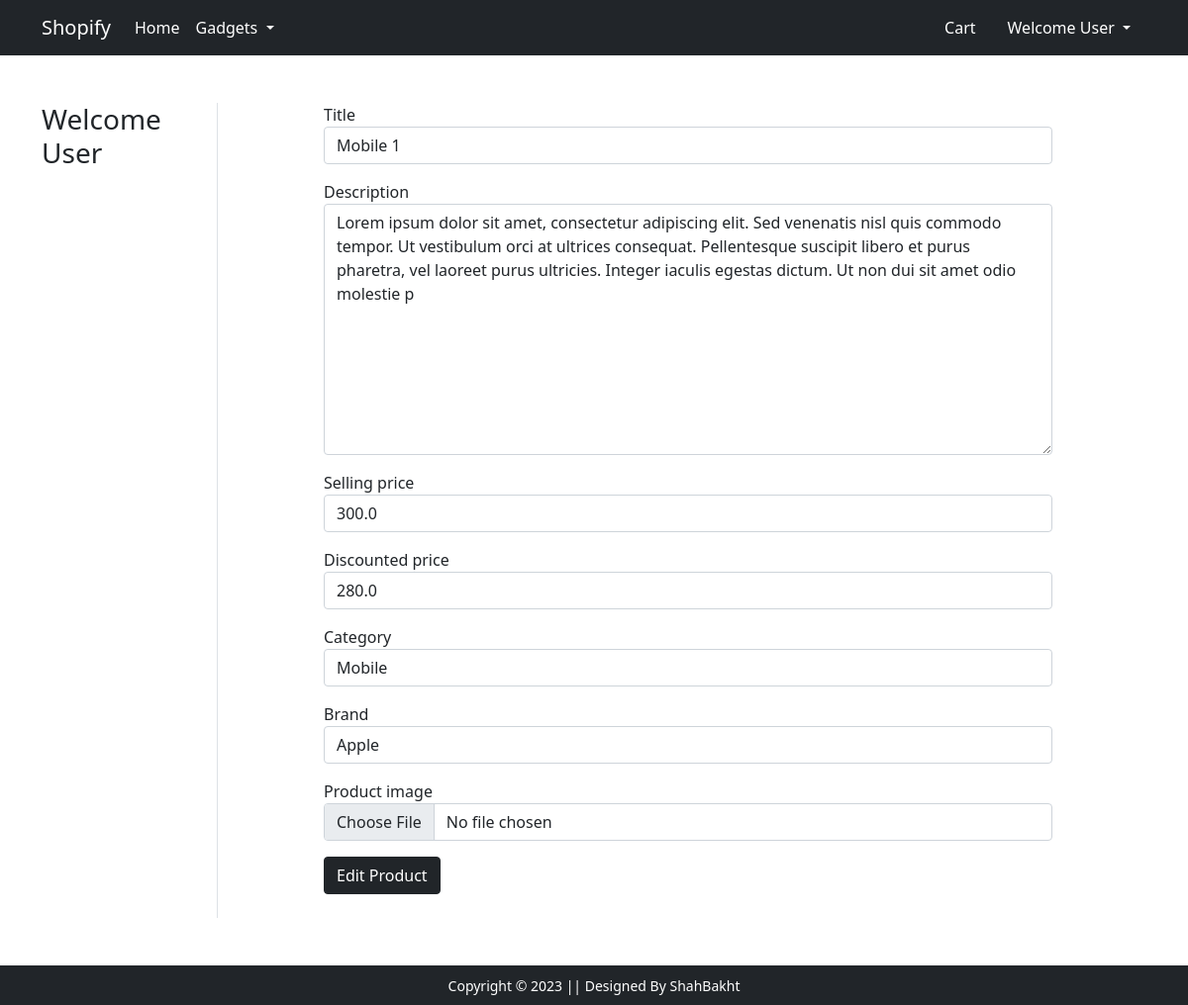
Page /admins/products/20/edit (signed in) on the committed database.
### main/models.py (models this page shows, shortened)
class Product(models.Model):
  title = models.CharField(max_length=100)
  description = models.TextField()
  selling_price = models.FloatField()
  discounted_price = models.FloatField()
  brand = models.CharField(max_length=100)
  category = models.CharField(choices=CATEGORIES, max_length=50)
  product_image = models.ImageField(upload_to='products_images')

### main/views.py (the view)
# urls.py: path('admins/products/<int:product_id>/edit', views.edit_product, name="edit_product"),
@login_required(login_url='login')
def edit_product(request, product_id):
  product = Product.objects.get(id=product_id)
  if request.method == 'POST':
    form = ProductForm(request.POST, request.FILES, instance=product)
    if form.is_valid():
      form.save()
      messages.success(request, 'Product has been successfully updated!')
      return redirect(reverse('products'))
  else:
    form = ProductForm(label_suffix='', instance=product)
  template_name = 'main/edit_product.html'
  context = {
    'form': form,
    'product_id': product_id,
  }
  return render(request, template_name, context)

### main/forms.py (shortened to what this page needs)
class ProductForm(forms.ModelForm):
  class Meta:
    model = Product
    fields = ['title', 'description', 'selling_price', 'discounted_price', 'category', 'brand', 'product_image']
    widgets = {
      'title': forms.TextInput(attrs={'class': 'form-control'}),
      'description': forms.Textarea(attrs={'class': 'form-control'}),
      'selling_price': forms.NumberInput(attrs={'class': 'form-control'}),
      'discounted_price': forms.NumberInput(attrs={'class': 'form-control'}),
      'category': forms.Select(attrs={'class': 'form-control'}),
      'brand': forms.TextInput(attrs={'class': 'form-control'}),
      'product_image': forms.FileInput(attrs={'class': 'form-control'}),
    }

### main/templates/main/edit_product.html (shortened to what this page needs)
{% extends 'main/base.html' %}
{% load static %}
{% block main-content %}
<div class="container my-5">
 <div class="row">
  <div class="col-sm-2 border-end">
    <h3>Welcome {{ request.user.username | capfirst }}</h3>
  </div>
  <div class="col-sm-8 offset-sm-1">
    {% if form%}
    <form action="{% url 'edit_product' product_id %}" method="post" enctype="multipart/form-data" novalidate>
      {% for fm in form %}
        <div class="mb-3 form-group">
          {{fm.label_tag}}
          {{ fm }}
        </div>
      {% endfor %}
      <div class="text-start">
        <input type="submit" class="btn btn-dark" value="Edit Product">
      </div>
      <br>
    </form>
    {% endif %}
  </div>
 </div>
</div>
{% endblock main-content %}

### main/templates/main/base.html (shortened to what this page needs)
<!doctype html>
{% load static %}
<html lang="en">
  <head>
    <link href="https://cdn.jsdelivr.net/npm/bootstrap@5.0.0-beta1/dist/css/bootstrap.min.css" rel="stylesheet">
    <link rel="stylesheet" href="{% static 'main/css/owl.carousel.min.css' %}">
    <link rel="stylesheet" href="{% static 'main/css/all.min.css' %}">
    <link rel="stylesheet" href="{% static 'main/css/style.css' %}">
  </head>
  <body>
    <nav class="navbar navbar-expand-lg navbar-dark bg-dark">
     <div class="container">
       <a class="navbar-brand" href="/">Shopify</a>
       <div class="collapse navbar-collapse" id="navbarSupportedContent">
         <ul class="navbar-nav me-auto mb-2 mb-lg-0">
           <li class="nav-item">
             <a class="nav-link active" aria-current="page" href="/">Home</a>
           </li>
           <li class="nav-item dropdown">
             <a class="nav-link dropdown-toggle text-white" href="#" id="electronicsDropdown" role="button" data-bs-toggle="dropdown" aria-expanded="false">
               Gadgets
             </a>
           </li>
         </ul>
         <div>
          <ul class="navbar-nav me-auto mb-2 mb-lg-0">
          {% if request.user.is_authenticated %}
            <li class="nav-item mx-2">
              <a href="{% url 'shopping_cart' %}" class="nav-link text-white"> Cart </a>
            </li>
            <li class="nav-item dropdown mx-2">
              <a class="nav-link dropdown-toggle text-white" href="#" id="profileDropdown" role="button" data-bs-toggle="dropdown" aria-expanded="false">
                Welcome {{ request.user.username | capfirst }}
              </a>
            </li>
          {% endif %}
          </ul>
         </div>
       </div>
     </div>
    </nav>
    {% block main-content %} {% endblock main-content %}
    <footer class="container-fluid bg-dark text-center p-2 mt-5">
        <small class="text-white">Copyright &copy; 2023 || Designed By ShahBakht</small>
    </footer>
  </body>
</html>

### rows in the picture
Product: form "Mobile 1" "Lorem ipsum dolor sit amet, consectetur adipiscing elit. Sed venenatis nisl quis commodo tempor. Ut vestibulum orci at ultrices consequat. Pellentesque suscipit libero et purus pharetra, vel laoreet purus ultricies. Integer iaculis egestas dictum. Ut non dui sit amet odio molestie p" "300.0" "280.0" "Mobile" "Apple"

### other values in the picture
{{ request.user.username | capfirst }} "User"
{{ fm.label_tag }} "Title" "Description" "Selling price" "Discounted price" "Category" "Brand" "Product image"
